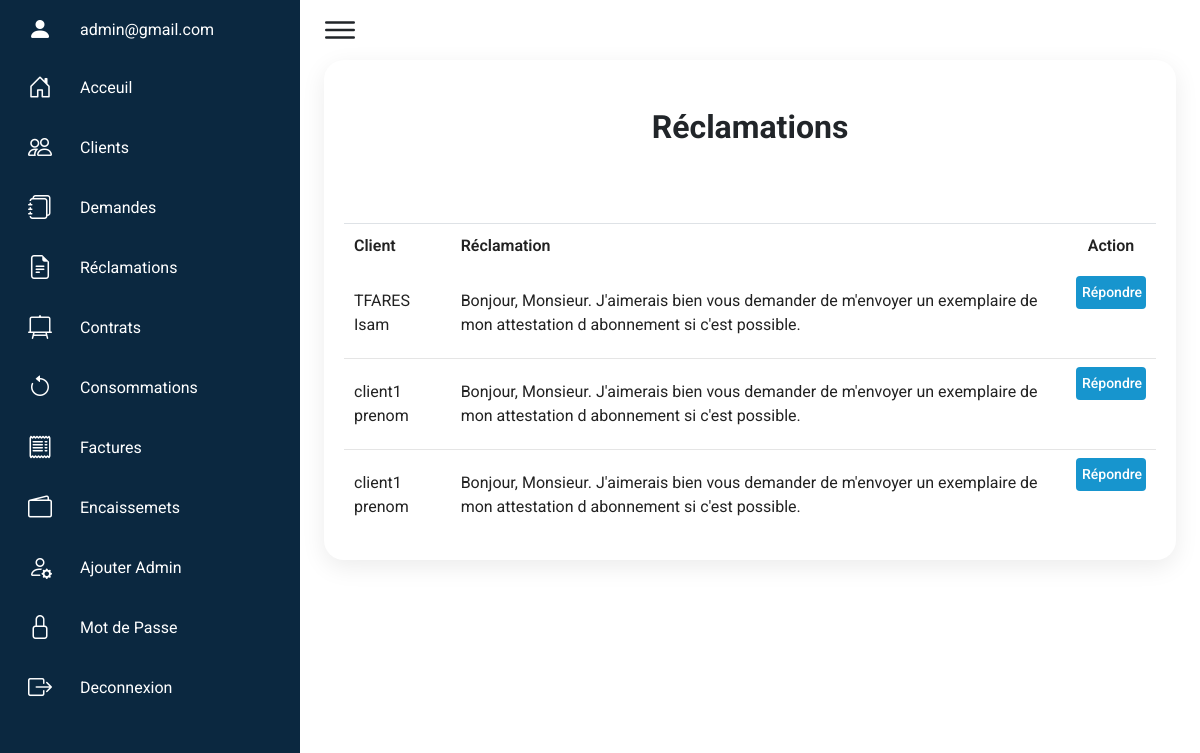
Before: /index.php?page=reclamations (signed in) with the older database file.
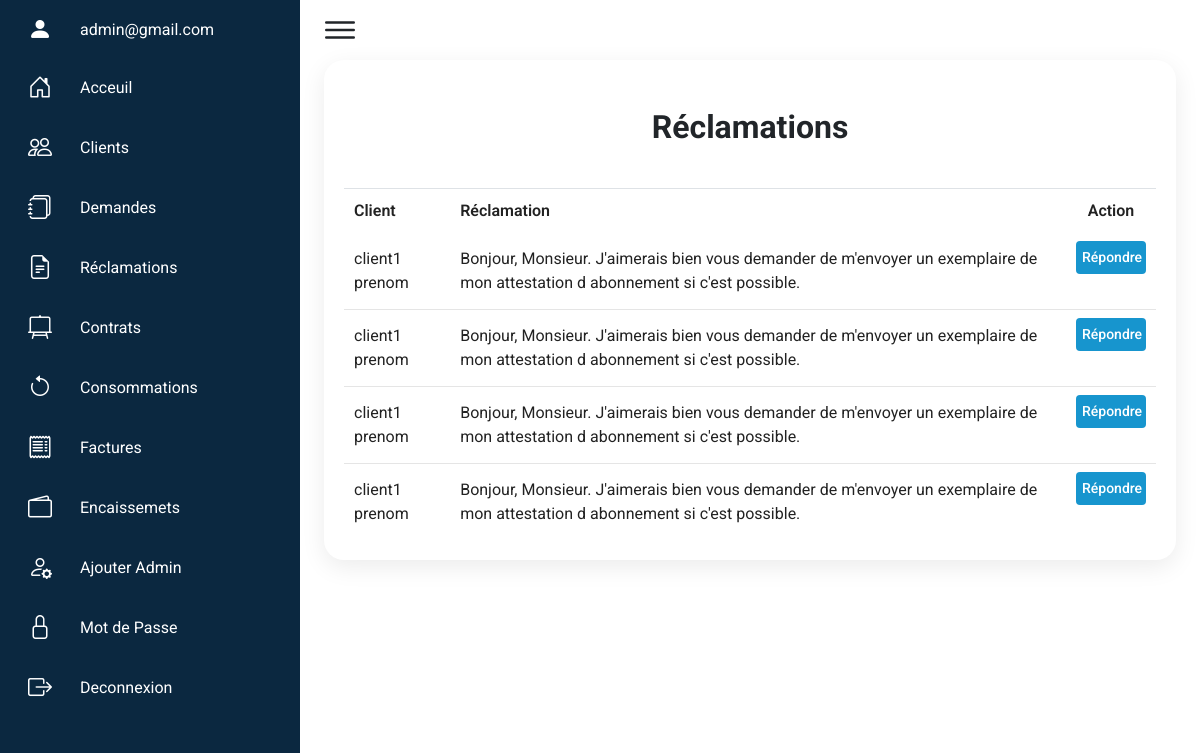
After: the same page with the newer database file.
### tables this page shows
CREATE TABLE `messages` (
  `message_id` int(11) NOT NULL,
  `message_content` varchar(200) NOT NULL,
  `client_id` int(11) NOT NULL,
  `message_statut` int(11) NOT NULL DEFAULT 0,
  `message_date` date NOT NULL DEFAULT current_timestamp(),
  `reponse` varchar(255) DEFAULT NULL
);

CREATE TABLE `clients` (
  `client_id` int(11) NOT NULL,
  `password` varchar(50) NOT NULL,
  `nom` varchar(20) NOT NULL,
  `prenom` varchar(20) NOT NULL,
  `adresse` varchar(50) NOT NULL,
  `tel` varchar(10) NOT NULL,
  `email` varchar(30) NOT NULL,
  `isVerified` int(11) NOT NULL DEFAULT 0,
  `token` varchar(255) NOT NULL,
  `isActive` tinyint(4) NOT NULL DEFAULT 1
);

### models/messages.php (called while the page is built, shortened)
<?php
function getMessages()
{
    $db = connectToDatabase();
    if (isset($_SESSION['admin'])) {
        $stm = $db->prepare("SELECT messages.*,clients.* FROM messages INNER JOIN clients WHERE clients.client_id=messages.client_id and messages.message_statut=0 ");
    } else {
        $stm = $db->prepare("SELECT messages.* FROM messages WHERE messages.client_id=:id ");
        $stm->bindParam(":id", $_SESSION['client']['client_id']);
    }
    $stm->execute();
    $messages = $stm->fetchAll();
    return $messages;
}

### views/admin/reclamations.php (the view, shortened to what this page needs)
<?php ob_start();
$messages = getMessages();
?>
<div class="details-table p-0 px-2">
    <div class="activities pt-0 lesson-block m-0 mx-3 my-0">
        <h2 class="fw-bold mt-5 mb-0 text-center">Réclamations</h2>
        <table class="border-top" id="messages">
            <thead>
                <tr>
                    <td>Client</td>
                    <td class="text-start">Réclamation</td>
                    <td class="text-center">Action</td>
                </tr>
            </thead>
            <tbody id="">
                <?php foreach ($messages as $message) { ?>
                    <tr>
                        <td><?= $message['nom'] . " " . $message['prenom'] ?></td>
                        <td class="text-start"><?= $message['message_content'] ?></td>
                        <td class="d-flex justify-content-evenly py-2">
                            <?php if ($message['message_statut'] == 0) { ?>
                                <button type="button" class="status btn delivered border-none" style="width: 70px;" data-bs-toggle="modal" data-bs-target="#repondre<?= $message['message_id'] ?>">Répondre</button>
                            <?php } ?>
                        </td>
                    </tr>
                <?php } ?>
            </tbody>
        </table>
    </div>
</div>
<?php require('views/admin/layout.php');

Changed rows visible on the page:
no longer on this page (row edited): messages: client.nom "TFARES", client.prenom "Isam", message_content "Bonjour, Monsieur. J'aimerais bien vous demander de m'envoyer un exemplaire de mon attestation d abonnement si c'est possible."
added messages: client.nom "client1", client.prenom "prenom", message_content "Bonjour, Monsieur. J'aimerais bien vous demander de m'envoyer un exemplaire de mon attestation d abonnement si c'est possible."
added messages: client.nom "client1", client.prenom "prenom", message_content "Bonjour, Monsieur. J'aimerais bien vous demander de m'envoyer un exemplaire de mon attestation d abonnement si c'est possible.", $message['message_id'] 7 (drawn)
